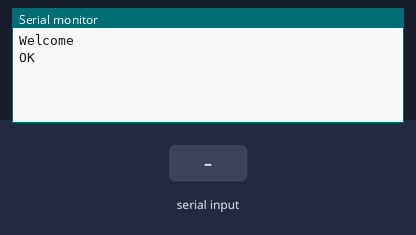
Simulated run of this program. Board: Arduino Uno, built with avr-gcc and run on an emulated ATmega328P. On the bench: the last lines printed to the serial monitor. The inputs (shaded band) are chosen by the test bench. The modem accepts every AT command (registered, SIM ready, sends succeed) and sends nothing else.

Above: at 1.2 s.
1.3 s: "1" received over Serial
At 2.5 s:
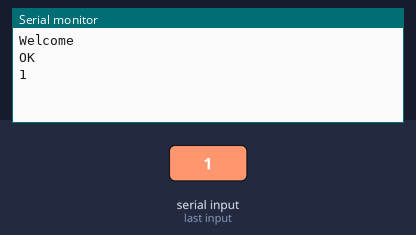
2.8 s: "0" received over the second serial link
At 3.6 s:
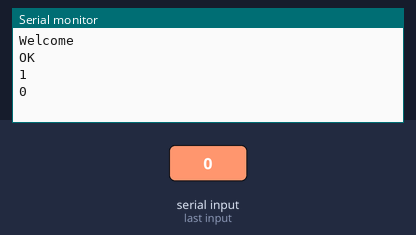
4.3 s: "2" received over Serial
At 5.0 s:
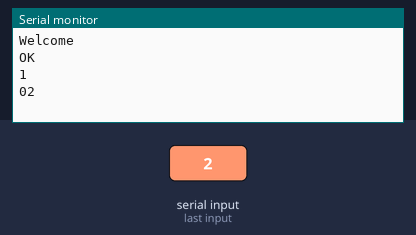

The program:

main.cpp
```cpp
#include <Arduino.h>

#include <SoftwareSerial.h>

// pin
const uint8_t PIN_RXBLUE = PIN7;
const uint8_t PIN_TXBLUE = PIN6;

// receive on arduino is transmit on bluetooth
SoftwareSerial btserial(PIN_TXBLUE, PIN_RXBLUE);

void setup() {
  Serial.begin(115200);
  Serial.println("Welcome");

  btserial.begin(9600);

  btserial.println("AT+VERSION");
}

void loop() {
  int i = 0;
  char someChar[32] = {0};

  // when characters arrive over the serial port...
  if (Serial.available()) {
    do {
      someChar[i++] = Serial.read();
      delay(3);
    } while (Serial.available() > 0);

    btserial.println(someChar);
    Serial.println(someChar);
  }

  while (btserial.available())
    Serial.print((char)btserial.read());
}
```

Measured:
- after the input at 1.3 s, the serial monitor: prints a new line at once (image 1)
- after the input at 2.8 s, the serial monitor: prints a new line at once (image 2)
- after the input at 4.3 s, the serial monitor: prints a new line at once (image 3)
